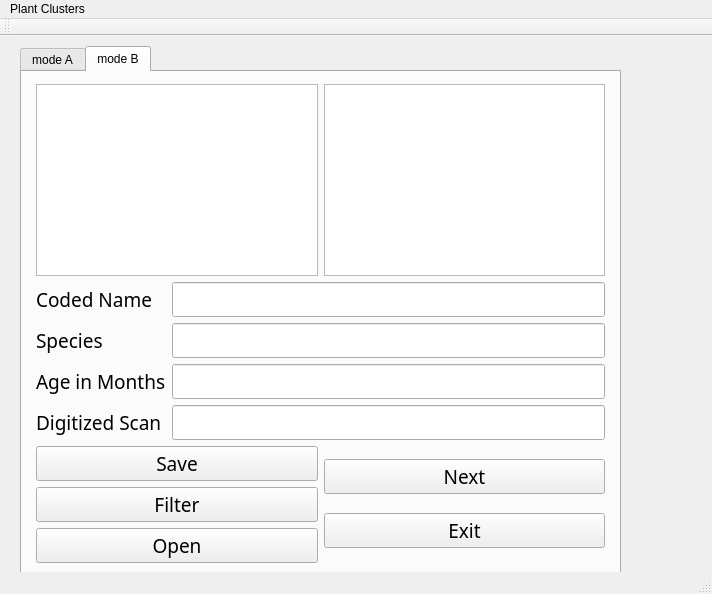
<?xml version="1.0" encoding="UTF-8"?>
<ui version="4.0">
 <class>lab10_oopClass</class>
 <widget class="QMainWindow" name="lab10_oopClass">
  <property name="geometry">
   <rect>
    <x>0</x>
    <y>0</y>
    <width>712</width>
    <height>594</height>
   </rect>
  </property>
  <property name="windowTitle">
   <string>lab10_oop</string>
  </property>
  <widget class="QWidget" name="centralWidget">
   <widget class="QTabWidget" name="tabWidget">
    <property name="geometry">
     <rect>
      <x>20</x>
      <y>10</y>
      <width>601</width>
      <height>531</height>
     </rect>
    </property>
    <property name="currentIndex">
     <number>1</number>
    </property>
    <widget class="QWidget" name="tab_3">
     <attribute name="title">
      <string>mode A</string>
     </attribute>
     <widget class="QWidget" name="layoutWidget">
      <property name="geometry">
       <rect>
        <x>1</x>
        <y>1</y>
        <width>591</width>
        <height>501</height>
       </rect>
      </property>
      <layout class="QVBoxLayout" name="verticalLayout_3">
       <item>
        <widget class="QListWidget" name="plantsListWidget">
         <property name="font">
          <font>
           <family>Thames</family>
           <pointsize>14</pointsize>
          </font>
         </property>
        </widget>
       </item>
       <item>
        <layout class="QFormLayout" name="formLayout">
         <item row="0" column="0">
          <widget class="QLabel" name="label">
           <property name="font">
            <font>
             <family>Thames</family>
             <pointsize>14</pointsize>
            </font>
           </property>
           <property name="text">
            <string>Coded Name</string>
           </property>
          </widget>
         </item>
         <item row="0" column="1">
          <widget class="QLineEdit" name="codedNameLineEdit">
           <property name="font">
            <font>
             <family>Thames</family>
             <pointsize>14</pointsize>
            </font>
           </property>
          </widget>
         </item>
         <item row="1" column="0">
          <widget class="QLabel" name="label_2">
           <property name="font">
            <font>
             <family>Thames</family>
             <pointsize>14</pointsize>
            </font>
           </property>
           <property name="text">
            <string>Species</string>
           </property>
          </widget>
         </item>
         <item row="1" column="1">
          <widget class="QLineEdit" name="speciesLineEdit">
           <property name="font">
            <font>
             <family>Thames</family>
             <pointsize>14</pointsize>
            </font>
           </property>
          </widget>
         </item>
         <item row="2" column="0">
          <widget class="QLabel" name="label_3">
           <property name="font">
            <font>
             <family>Thames</family>
             <pointsize>14</pointsize>
            </font>
           </property>
           <property name="text">
            <string>Age in Months</string>
           </property>
          </widget>
         </item>
         <item row="2" column="1">
          <widget class="QLineEdit" name="ageInMonthsLineEdit">
           <property name="font">
            <font>
             <family>Thames</family>
             <pointsize>14</pointsize>
            </font>
           </property>
          </widget>
         </item>
         <item row="3" column="0">
          <widget class="QLabel" name="label_4">
           <property name="font">
            <font>
             <family>Thames</family>
             <pointsize>14</pointsize>
            </font>
           </property>
           <property name="text">
            <string>Digitized Scan</string>
           </property>
          </widget>
         </item>
         <item row="3" column="1">
          <widget class="QLineEdit" name="digitizedScanLineEdit">
           <property name="font">
            <font>
             <family>Thames</family>
             <pointsize>14</pointsize>
            </font>
           </property>
          </widget>
         </item>
        </layout>
       </item>
       <item>
        <layout class="QHBoxLayout" name="horizontalLayout">
         <item>
          <layout class="QVBoxLayout" name="verticalLayout">
           <item>
            <widget class="QPushButton" name="addButton">
             <property name="font">
              <font>
               <family>Thames</family>
               <pointsize>14</pointsize>
              </font>
             </property>
             <property name="text">
              <string>Add</string>
             </property>
            </widget>
           </item>
           <item>
            <widget class="QPushButton" name="updateButton">
             <property name="font">
              <font>
               <family>Thames</family>
               <pointsize>14</pointsize>
              </font>
             </property>
             <property name="text">
              <string>Update</string>
             </property>
            </widget>
           </item>
          </layout>
         </item>
         <item>
          <layout class="QVBoxLayout" name="verticalLayout_2">
           <item>
            <widget class="QPushButton" name="deleteButton">
             <property name="font">
              <font>
               <family>Thames</family>
               <pointsize>14</pointsize>
              </font>
             </property>
             <property name="text">
              <string>Delete</string>
             </property>
            </widget>
           </item>
           <item>
            <widget class="QPushButton" name="exitButton">
             <property name="font">
              <font>
               <family>Thames</family>
               <pointsize>14</pointsize>
              </font>
             </property>
             <property name="text">
              <string>Exit</string>
             </property>
            </widget>
           </item>
          </layout>
         </item>
        </layout>
       </item>
      </layout>
     </widget>
    </widget>
    <widget class="QWidget" name="tab_4">
     <attribute name="title">
      <string>mode B</string>
     </attribute>
     <widget class="QWidget" name="">
      <property name="geometry">
       <rect>
        <x>3</x>
        <y>1</y>
        <width>591</width>
        <height>501</height>
       </rect>
      </property>
      <layout class="QVBoxLayout" name="verticalLayout_6">
       <item>
        <layout class="QHBoxLayout" name="horizontalLayout_3">
         <item>
          <widget class="QListWidget" name="mylistListWidget">
           <property name="font">
            <font>
             <family>Thames</family>
             <pointsize>14</pointsize>
            </font>
           </property>
          </widget>
         </item>
         <item>
          <widget class="QListWidget" name="filteredListWidget">
           <property name="font">
            <font>
             <family>Thames</family>
             <pointsize>14</pointsize>
            </font>
           </property>
          </widget>
         </item>
        </layout>
       </item>
       <item>
        <layout class="QFormLayout" name="formLayout_2">
         <item row="0" column="0">
          <widget class="QLabel" name="label_5">
           <property name="font">
            <font>
             <family>Thames</family>
             <pointsize>14</pointsize>
            </font>
           </property>
           <property name="text">
            <string>Coded Name</string>
           </property>
          </widget>
         </item>
         <item row="0" column="1">
          <widget class="QLineEdit" name="codedNameAsisstantlineEdit">
           <property name="font">
            <font>
             <family>Thames</family>
             <pointsize>14</pointsize>
            </font>
           </property>
          </widget>
         </item>
         <item row="1" column="0">
          <widget class="QLabel" name="label_6">
           <property name="font">
            <font>
             <family>Thames</family>
             <pointsize>14</pointsize>
            </font>
           </property>
           <property name="text">
            <string>Species</string>
           </property>
          </widget>
         </item>
         <item row="1" column="1">
          <widget class="QLineEdit" name="speciesAsisstantlineEdit">
           <property name="font">
            <font>
             <family>Thames</family>
             <pointsize>14</pointsize>
            </font>
           </property>
          </widget>
         </item>
         <item row="2" column="0">
          <widget class="QLabel" name="label_7">
           <property name="font">
            <font>
             <family>Thames</family>
             <pointsize>14</pointsize>
            </font>
           </property>
           <property name="text">
            <string>Age in Months</string>
           </property>
          </widget>
         </item>
         <item row="2" column="1">
          <widget class="QLineEdit" name="ageInMonthsAsisstantlineEdit">
           <property name="font">
            <font>
             <family>Thames</family>
             <pointsize>14</pointsize>
            </font>
           </property>
          </widget>
         </item>
         <item row="3" column="0">
          <widget class="QLabel" name="label_8">
           <property name="font">
            <font>
             <family>Thames</family>
             <pointsize>14</pointsize>
            </font>
           </property>
           <property name="text">
            <string>Digitized Scan</string>
           </property>
          </widget>
         </item>
         <item row="3" column="1">
          <widget class="QLineEdit" name="digitizedScanAsisstantlineEdit">
           <property name="font">
            <font>
             <family>Thames</family>
             <pointsize>14</pointsize>
            </font>
           </property>
          </widget>
         </item>
        </layout>
       </item>
       <item>
        <layout class="QHBoxLayout" name="horizontalLayout_2">
         <item>
          <layout class="QVBoxLayout" name="verticalLayout_4">
           <item>
            <widget class="QPushButton" name="saveButton">
             <property name="font">
              <font>
               <family>Thames</family>
               <pointsize>14</pointsize>
              </font>
             </property>
             <property name="text">
              <string>Save</string>
             </property>
            </widget>
           </item>
           <item>
            <widget class="QPushButton" name="filterButton">
             <property name="font">
              <font>
               <family>Thames</family>
               <pointsize>14</pointsize>
              </font>
             </property>
             <property name="text">
              <string>Filter</string>
             </property>
            </widget>
           </item>
           <item>
            <widget class="QPushButton" name="openButton">
             <property name="font">
              <font>
               <family>Thames</family>
               <pointsize>14</pointsize>
              </font>
             </property>
             <property name="text">
              <string>Open</string>
             </property>
            </widget>
           </item>
          </layout>
         </item>
         <item>
          <layout class="QVBoxLayout" name="verticalLayout_5">
           <item>
            <widget class="QPushButton" name="nextButton">
             <property name="font">
              <font>
               <family>Thames</family>
               <pointsize>14</pointsize>
              </font>
             </property>
             <property name="text">
              <string>Next</string>
             </property>
            </widget>
           </item>
           <item>
            <widget class="QPushButton" name="exitAsisstantButton">
             <property name="font">
              <font>
               <family>Thames</family>
               <pointsize>14</pointsize>
              </font>
             </property>
             <property name="text">
              <string>Exit</string>
             </property>
            </widget>
           </item>
          </layout>
         </item>
        </layout>
       </item>
      </layout>
     </widget>
    </widget>
   </widget>
  </widget>
  <widget class="QMenuBar" name="menuBar">
   <property name="geometry">
    <rect>
     <x>0</x>
     <y>0</y>
     <width>712</width>
     <height>21</height>
    </rect>
   </property>
   <widget class="QMenu" name="menuPlant_Clusters">
    <property name="title">
     <string>Plant Clusters</string>
    </property>
   </widget>
   <addaction name="menuPlant_Clusters"/>
  </widget>
  <widget class="QToolBar" name="mainToolBar">
   <attribute name="toolBarArea">
    <enum>TopToolBarArea</enum>
   </attribute>
   <attribute name="toolBarBreak">
    <bool>false</bool>
   </attribute>
  </widget>
  <widget class="QStatusBar" name="statusBar"/>
 </widget>
 <layoutdefault spacing="6" margin="11"/>
 <resources>
  <include location="lab10_oop.qrc"/>
 </resources>
 <connections/>
</ui>
